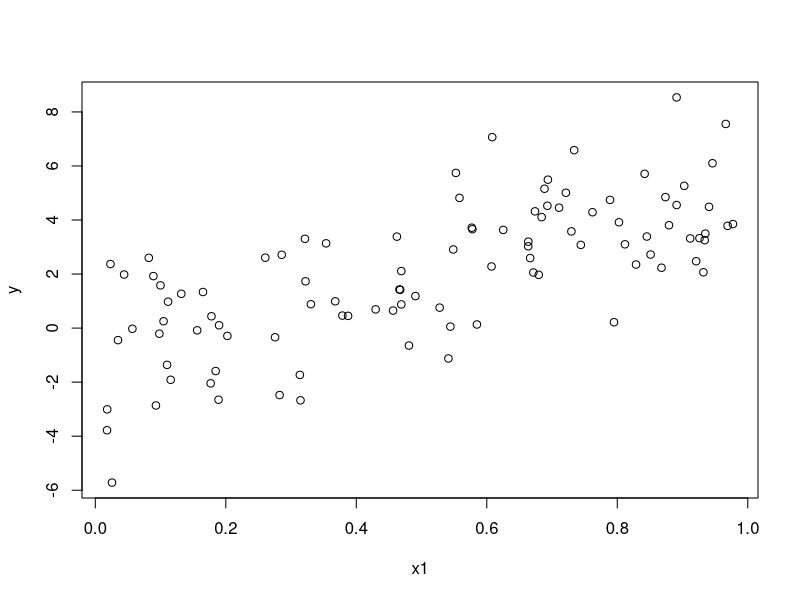
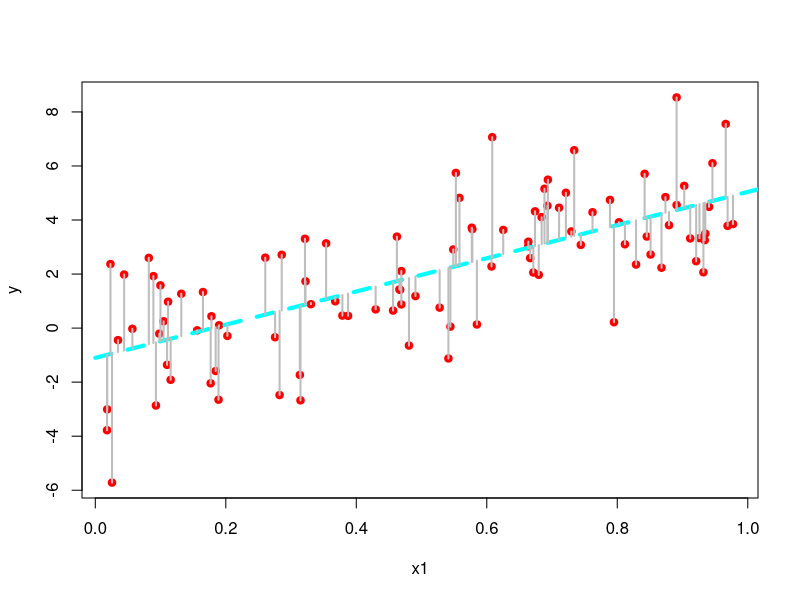

Reproduce these figures in R, in order.
# ADA8 – Astronomical Data Analysis Summer School
# Bayesian tutorial by Rafael S. de Souza - ELTE, Hungary & COIN
#
# Partial example from Bayesian Models for Astrophysical Data 
# by Hilbe, de Souza & Ishida, 2016, Cambridge Univ. Press
#
# Example of frequentist linear regression in R
# synthetic data
# 1 response (y) and 1 explanatory variable (x1)


set.seed(1056)                    # set seed to replicate example
nobs= 100                         # number of observations 
x1 <- runif(nobs)                 # random uniform variable
mu <- -1 + 6*x1                    # linear predictor
y <- rnorm(nobs, mu, sd=2)     # create y as adjusted random normal variate 

plot(x1,y)

# Fit model
fit <- lm(y ~ x1)                 # Normal Fit of the synthetic data. 
summary(fit) 

xx <- seq(0,5,length=200)
ypred <- predict(fit,newdata=list(x1=xx),type="response") # Prediction from the model 

 
plot(x1,y,pch=19,col="red")                               # Plot regression line
lines(xx,ypred,col='cyan',lwd=4,lty=2)
segments(x1,fitted(fit),x1,y,lwd=2,col="gray")            # Add the residuals
